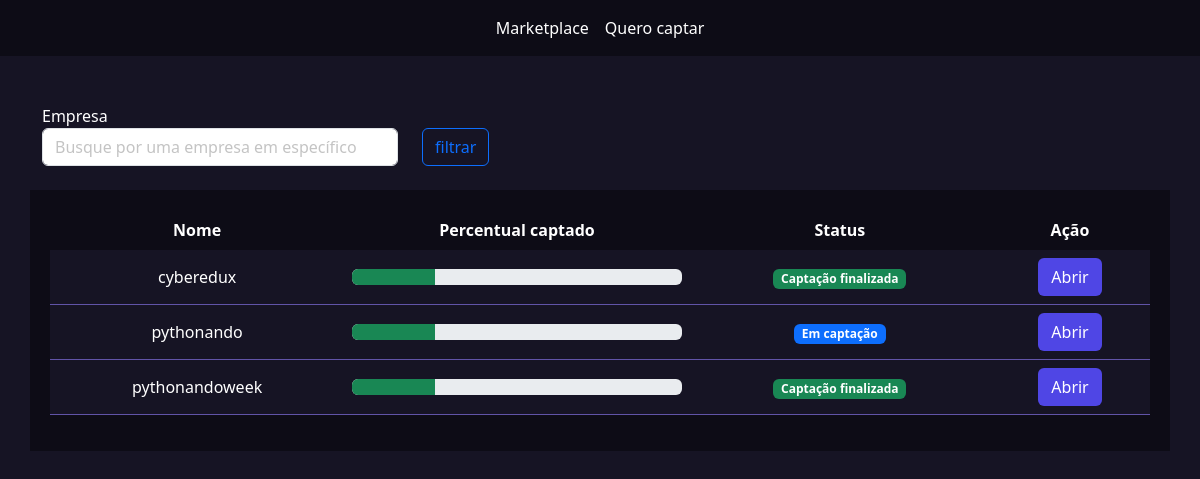
The page /empresarios/listar_empresas/ (signed in) on the database its author committed.
### empresarios/models.py (models this page shows, shortened)
class Empresas(models.Model):
    tempo_existencia_choices = (
        ('-6', 'Menos de 6 meses'),
        ('+6', 'Mais de 6 meses'),
        ('+1', 'Mais de 1 ano'),
        ('+5', 'Mais de 5 anos')
    )
    estagio_choices = (
        ('I', 'Tenho apenas uma idea'),
        ('MVP', 'Possuo um MVP'),
        ('MVPP', 'Possuo um MVP com clientes pagantes'),
        ('E', 'Empresa pronta para escalar'),
    )
    area_choices = (
        ('ED', 'Ed-tech'),
        ('FT', 'Fintech'),
        ('AT', 'Agrotech'),
    )
    user = models.ForeignKey(User, on_delete=models.DO_NOTHING)
    nome = models.CharField(max_length=50)
    cnpj = models.CharField(max_length=30)
    site = models.URLField()
    tempo_existencia = models.CharField(max_length=2, choices=tempo_existencia_choices, default='-6')
    descricao = models.TextField()
    data_final_captacao = models.DateField()
    percentual_equity = models.IntegerField() # Percentual esperado
    estagio = models.CharField(max_length=4, choices=estagio_choices, default='I')
    area = models.CharField(max_length=3, choices=area_choices)
    publico_alvo = models.CharField(max_length=3)
    valor = models.DecimalField(max_digits=9, decimal_places=2) # Valor total a ser vendido
    pitch = models.FileField(upload_to='pitchs')
    logo = models.FileField(upload_to='logo')
    @property
    def status(self):
        if date.today() >self.data_final_captacao:
            return mark_safe('<span class="badge bg-success">Captação finalizada</span>')
        return mark_safe('<span class="badge bg-primary">Em captação</span>')

### empresarios/views.py (the view)
# urls.py: path('listar_empresas/', views.listar_empresas, name='listar_empresas'),
def listar_empresas(request):
    if not request.user.is_authenticated:
        return redirect('/usuarios/logar')
    if request.method == "GET":
        empresas = Empresas.objects.filter(user=request.user)
        return render(request, 'listar_empresas.html', {'empresas': empresas})

### empresarios/templates/listar_empresas.html (shortened to what this page needs)
{% extends "base.html" %}
{% load static %}
{% block 'head' %}
<link rel="stylesheet" href="{% static 'empresarios/css/listar_empresas.css' %}">
<link rel="stylesheet" href="{% static 'usuarios/css/usuarios.css' %}">
{% endblock 'head' %}
{% block 'body' %}
    {% include "partials/barra_navegacao.html" %}
    <br><br>
    <div class="container">
        <div class="row">
            <div class="col-md-4">
                <form action="{% url 'listar_empresas' %}" method="GET">
                <label>Empresa</label>
                <input type="text" name="empresa" class="form-control" placeholder="Busque por uma empresa em específico">
            </div>
            <div class="col-md">
                <br>
                <input type="submit" value="filtrar" class="btn btn-outline-primary">
            </div>
        </div>
    </div>
    <br>
    <div class="container dark-color container_empresas">
        <table class="table">
            <thead >
              <tr class="cabecalho" style="background-color: transparent !important;">
                <th class="cabecalho" scope="col">Nome</th>
                <th class="cabecalho" scope="col">Percentual captado</th>
                <th class="cabecalho" scope="col">Status</th>
                <th class="cabecalho" scope="col">Ação</th>
              </tr>
            </thead>
            <tbody>
                {% for empresa in empresas %}
                    <tr class="linha">
                        <td class="linha">{{empresa.nome}}</td>
                        <td class="linha">
                            <div class="progress">
                                <div class="progress-bar bg-success" role="progressbar" style="width: 25%" aria-valuenow="25" aria-valuemin="0" aria-valuemax="100"></div>
                            </div>
                        </td>
                        <td class="linha">{{empresa.status}}</td>
                        <td class="linha"><a href="{% url "empresa" empresa.id %}" class="btn btn-indigo-normal">Abrir</a></td>
                    </tr>
                {% endfor %}
            </tbody>
          </table>
    </div>
{% endblock 'body' %}

### templates/static/geral/css/base.css (style rules this page uses)
:root { --main-color: #161424; --dark-color: #0D0C16; --contrast-color: #4F46E5; }
body { color: white !important; background-color: var(--main-color) !important; }
.dark-color { background-color: var(--dark-color); color: white !important; }

### templates/static/empresarios/css/listar_empresas.css (style rules this page uses)
.container_empresas { padding: 20px; }
.table { border-collapse: collapse !important; width: 100%; }
.cabecalho { background-color: transparent !important; border: none; color: white !important; text-align: center; }
.linha { vertical-align: middle; padding: 24px; text-align: center; background-color: var(--main-color) !important; color: white !important; border-bottom: 1px solid #6154a8; }
th { background-color: var; }

### templates/static/usuarios/css/usuarios.css (style rules this page uses)
.btn-indigo-normal { background-color: var(--contrast-color); color: white; }

### rows shown on the page
Empresas: nome "cyberedux", status "Captação finalizada"
Empresas: nome "pythonando", status "Em captação"
Empresas: nome "pythonandoweek", status "Captação finalizada"
